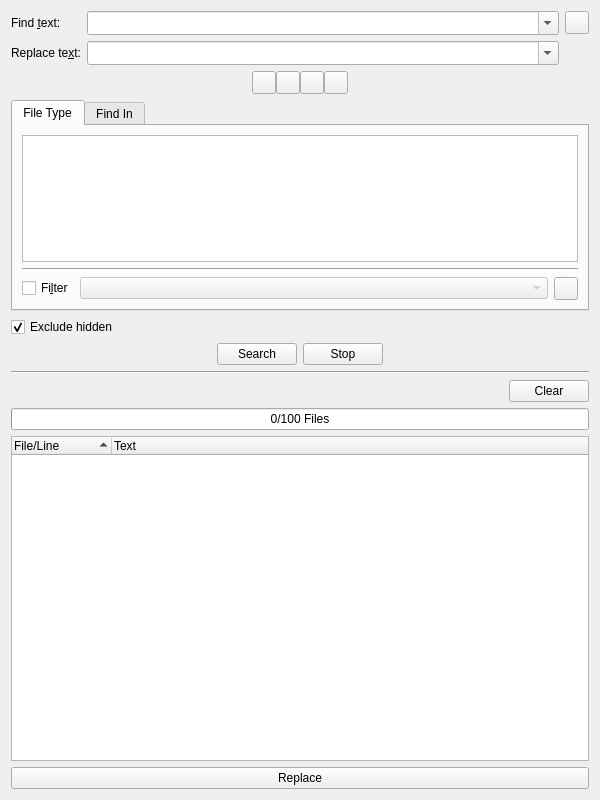
<?xml version="1.0" encoding="UTF-8"?>
<ui version="4.0">
 <class>FindFileWidget</class>
 <widget class="QWidget" name="FindFileWidget">
  <property name="geometry">
   <rect>
    <x>0</x>
    <y>0</y>
    <width>600</width>
    <height>800</height>
   </rect>
  </property>
  <layout class="QVBoxLayout" name="verticalLayout">
   <item>
    <layout class="QGridLayout" name="gridLayout_3">
     <item row="0" column="0">
      <widget class="QLabel" name="TextLabel1">
       <property name="text">
        <string>Find &amp;text:</string>
       </property>
       <property name="buddy">
        <cstring>findtextCombo</cstring>
       </property>
      </widget>
     </item>
     <item row="0" column="1">
      <widget class="QComboBox" name="findtextCombo">
       <property name="sizePolicy">
        <sizepolicy hsizetype="Expanding" vsizetype="Fixed">
         <horstretch>0</horstretch>
         <verstretch>0</verstretch>
        </sizepolicy>
       </property>
       <property name="toolTip">
        <string>Enter the search text or regular expression</string>
       </property>
       <property name="editable">
        <bool>true</bool>
       </property>
       <property name="insertPolicy">
        <enum>QComboBox::InsertAtTop</enum>
       </property>
       <property name="sizeAdjustPolicy">
        <enum>QComboBox::AdjustToMinimumContentsLengthWithIcon</enum>
       </property>
       <property name="duplicatesEnabled">
        <bool>false</bool>
       </property>
      </widget>
     </item>
     <item row="0" column="2">
      <widget class="QToolButton" name="modeToggleButton">
       <property name="toolTip">
        <string>Press to toggle the mode between find and replace mode</string>
       </property>
      </widget>
     </item>
     <item row="1" column="0">
      <widget class="QLabel" name="replaceLabel">
       <property name="text">
        <string>Replace te&amp;xt:</string>
       </property>
       <property name="buddy">
        <cstring>findtextCombo</cstring>
       </property>
      </widget>
     </item>
     <item row="1" column="1">
      <widget class="QComboBox" name="replacetextCombo">
       <property name="sizePolicy">
        <sizepolicy hsizetype="Expanding" vsizetype="Fixed">
         <horstretch>0</horstretch>
         <verstretch>0</verstretch>
        </sizepolicy>
       </property>
       <property name="toolTip">
        <string>Enter the replacement text or regular expression</string>
       </property>
       <property name="editable">
        <bool>true</bool>
       </property>
       <property name="insertPolicy">
        <enum>QComboBox::InsertAtTop</enum>
       </property>
       <property name="sizeAdjustPolicy">
        <enum>QComboBox::AdjustToMinimumContentsLengthWithIcon</enum>
       </property>
       <property name="duplicatesEnabled">
        <bool>false</bool>
       </property>
      </widget>
     </item>
    </layout>
   </item>
   <item>
    <layout class="QHBoxLayout" name="horizontalLayout_2">
     <property name="spacing">
      <number>0</number>
     </property>
     <item>
      <spacer name="horizontalSpacer_3">
       <property name="orientation">
        <enum>Qt::Horizontal</enum>
       </property>
       <property name="sizeHint" stdset="0">
        <size>
         <width>40</width>
         <height>20</height>
        </size>
       </property>
      </spacer>
     </item>
     <item>
      <widget class="QToolButton" name="caseToolButton">
       <property name="toolTip">
        <string>Select to match case sensitive</string>
       </property>
       <property name="checkable">
        <bool>true</bool>
       </property>
      </widget>
     </item>
     <item>
      <widget class="QToolButton" name="wordToolButton">
       <property name="toolTip">
        <string>Select to match whole words only</string>
       </property>
       <property name="checkable">
        <bool>true</bool>
       </property>
      </widget>
     </item>
     <item>
      <widget class="QToolButton" name="escapeToolButton">
       <property name="toolTip">
        <string>Select if the search or replace text contains escape codes</string>
       </property>
       <property name="checkable">
        <bool>true</bool>
       </property>
      </widget>
     </item>
     <item>
      <widget class="QToolButton" name="regexpToolButton">
       <property name="toolTip">
        <string>Select if the searchtext is a regular expression</string>
       </property>
       <property name="checkable">
        <bool>true</bool>
       </property>
      </widget>
     </item>
     <item>
      <spacer name="horizontalSpacer_4">
       <property name="orientation">
        <enum>Qt::Horizontal</enum>
       </property>
       <property name="sizeHint" stdset="0">
        <size>
         <width>40</width>
         <height>20</height>
        </size>
       </property>
      </spacer>
     </item>
    </layout>
   </item>
   <item>
    <widget class="QTabWidget" name="fileOptionsWidget">
     <property name="sizePolicy">
      <sizepolicy hsizetype="Expanding" vsizetype="Expanding">
       <horstretch>0</horstretch>
       <verstretch>1</verstretch>
      </sizepolicy>
     </property>
     <property name="currentIndex">
      <number>0</number>
     </property>
     <widget class="QWidget" name="fileTypeTab">
      <attribute name="title">
       <string>File Type</string>
      </attribute>
      <layout class="QVBoxLayout" name="verticalLayout_3">
       <item>
        <widget class="QListWidget" name="fileTypeList">
         <property name="minimumSize">
          <size>
           <width>0</width>
           <height>125</height>
          </size>
         </property>
         <property name="toolTip">
          <string>Select the file types to search in</string>
         </property>
         <property name="alternatingRowColors">
          <bool>true</bool>
         </property>
         <property name="selectionMode">
          <enum>QAbstractItemView::NoSelection</enum>
         </property>
         <property name="sortingEnabled">
          <bool>true</bool>
         </property>
        </widget>
       </item>
       <item>
        <widget class="Line" name="line">
         <property name="orientation">
          <enum>Qt::Horizontal</enum>
         </property>
        </widget>
       </item>
       <item>
        <layout class="QHBoxLayout" name="horizontalLayout">
         <item>
          <widget class="QCheckBox" name="filterCheckBox">
           <property name="toolTip">
            <string>Select to filter the files by a given filename pattern</string>
           </property>
           <property name="text">
            <string>Fi&amp;lter</string>
           </property>
          </widget>
         </item>
         <item>
          <widget class="QComboBox" name="filterComboBox">
           <property name="enabled">
            <bool>false</bool>
           </property>
           <property name="sizePolicy">
            <sizepolicy hsizetype="Expanding" vsizetype="Fixed">
             <horstretch>0</horstretch>
             <verstretch>0</verstretch>
            </sizepolicy>
           </property>
           <property name="toolTip">
            <string>Select the file filter to apply.</string>
           </property>
          </widget>
         </item>
         <item>
          <widget class="QToolButton" name="filtersConfigButton">
           <property name="toolTip">
            <string>Press to open a dialog to edit the list of defined filters.</string>
           </property>
          </widget>
         </item>
        </layout>
       </item>
      </layout>
     </widget>
     <widget class="QWidget" name="findInTab">
      <attribute name="title">
       <string>Find In</string>
      </attribute>
      <layout class="QVBoxLayout" name="verticalLayout_2">
       <item>
        <widget class="QRadioButton" name="projectButton">
         <property name="toolTip">
          <string>Search in files of the current project</string>
         </property>
         <property name="text">
          <string>&amp;Project</string>
         </property>
         <property name="checked">
          <bool>true</bool>
         </property>
        </widget>
       </item>
       <item>
        <widget class="QRadioButton" name="dirButton">
         <property name="toolTip">
          <string>Search in files of a directory tree to be entered below</string>
         </property>
         <property name="text">
          <string>&amp;Directory tree</string>
         </property>
        </widget>
       </item>
       <item>
        <widget class="EricComboPathPicker" name="dirPicker" native="true">
         <property name="enabled">
          <bool>false</bool>
         </property>
         <property name="sizePolicy">
          <sizepolicy hsizetype="Expanding" vsizetype="Preferred">
           <horstretch>0</horstretch>
           <verstretch>0</verstretch>
          </sizepolicy>
         </property>
         <property name="focusPolicy">
          <enum>Qt::WheelFocus</enum>
         </property>
         <property name="toolTip">
          <string>Enter the directory to search in</string>
         </property>
        </widget>
       </item>
       <item>
        <widget class="QRadioButton" name="openFilesButton">
         <property name="toolTip">
          <string>Search in open files only </string>
         </property>
         <property name="text">
          <string>&amp;Open files only</string>
         </property>
        </widget>
       </item>
       <item>
        <spacer name="verticalSpacer">
         <property name="orientation">
          <enum>Qt::Vertical</enum>
         </property>
         <property name="sizeHint" stdset="0">
          <size>
           <width>20</width>
           <height>20</height>
          </size>
         </property>
        </spacer>
       </item>
      </layout>
     </widget>
    </widget>
   </item>
   <item>
    <widget class="QCheckBox" name="excludeHiddenCheckBox">
     <property name="toolTip">
      <string>Select to exclude hidden files and directories when searching a directory tree.</string>
     </property>
     <property name="text">
      <string>Exclude hidden</string>
     </property>
     <property name="checked">
      <bool>true</bool>
     </property>
    </widget>
   </item>
   <item>
    <layout class="QHBoxLayout" name="horizontalLayout_3">
     <item>
      <spacer name="horizontalSpacer_2">
       <property name="orientation">
        <enum>Qt::Horizontal</enum>
       </property>
       <property name="sizeHint" stdset="0">
        <size>
         <width>40</width>
         <height>20</height>
        </size>
       </property>
      </spacer>
     </item>
     <item>
      <widget class="QPushButton" name="findButton">
       <property name="toolTip">
        <string>Press to start the search process</string>
       </property>
       <property name="text">
        <string>Search</string>
       </property>
      </widget>
     </item>
     <item>
      <widget class="QPushButton" name="stopButton">
       <property name="toolTip">
        <string>Press to stop the current search process</string>
       </property>
       <property name="text">
        <string>Stop</string>
       </property>
      </widget>
     </item>
     <item>
      <spacer name="horizontalSpacer">
       <property name="orientation">
        <enum>Qt::Horizontal</enum>
       </property>
       <property name="sizeHint" stdset="0">
        <size>
         <width>40</width>
         <height>20</height>
        </size>
       </property>
      </spacer>
     </item>
    </layout>
   </item>
   <item>
    <widget class="Line" name="line_2">
     <property name="orientation">
      <enum>Qt::Horizontal</enum>
     </property>
    </widget>
   </item>
   <item>
    <layout class="QHBoxLayout" name="horizontalLayout_4">
     <item>
      <widget class="EricSqueezeLabelPath" name="findProgressLabel">
       <property name="sizePolicy">
        <sizepolicy hsizetype="Expanding" vsizetype="Preferred">
         <horstretch>0</horstretch>
         <verstretch>0</verstretch>
        </sizepolicy>
       </property>
       <property name="text">
        <string/>
       </property>
      </widget>
     </item>
     <item>
      <widget class="QPushButton" name="clearButton">
       <property name="toolTip">
        <string>Press to clear the search results</string>
       </property>
       <property name="text">
        <string>Clear</string>
       </property>
      </widget>
     </item>
    </layout>
   </item>
   <item>
    <widget class="QProgressBar" name="findProgress">
     <property name="toolTip">
      <string>Shows the progress of the search action</string>
     </property>
     <property name="value">
      <number>0</number>
     </property>
     <property name="orientation">
      <enum>Qt::Horizontal</enum>
     </property>
     <property name="format">
      <string>%v/%m Files</string>
     </property>
    </widget>
   </item>
   <item>
    <widget class="QTreeWidget" name="findList">
     <property name="sizePolicy">
      <sizepolicy hsizetype="Expanding" vsizetype="Expanding">
       <horstretch>0</horstretch>
       <verstretch>5</verstretch>
      </sizepolicy>
     </property>
     <property name="alternatingRowColors">
      <bool>true</bool>
     </property>
     <property name="sortingEnabled">
      <bool>true</bool>
     </property>
     <property name="columnCount">
      <number>2</number>
     </property>
     <column>
      <property name="text">
       <string>File/Line</string>
      </property>
     </column>
     <column>
      <property name="text">
       <string>Text</string>
      </property>
     </column>
    </widget>
   </item>
   <item>
    <widget class="QPushButton" name="replaceButton">
     <property name="toolTip">
      <string>Press to apply the selected replacements</string>
     </property>
     <property name="text">
      <string>Replace</string>
     </property>
    </widget>
   </item>
  </layout>
 </widget>
 <customwidgets>
  <customwidget>
   <class>EricSqueezeLabelPath</class>
   <extends>QLabel</extends>
   <header>eric7/EricWidgets/EricSqueezeLabels.h</header>
  </customwidget>
  <customwidget>
   <class>EricComboPathPicker</class>
   <extends>QWidget</extends>
   <header>eric7/EricWidgets/EricPathPicker.h</header>
   <container>1</container>
  </customwidget>
 </customwidgets>
 <tabstops>
  <tabstop>findtextCombo</tabstop>
  <tabstop>modeToggleButton</tabstop>
  <tabstop>replacetextCombo</tabstop>
  <tabstop>caseToolButton</tabstop>
  <tabstop>wordToolButton</tabstop>
  <tabstop>escapeToolButton</tabstop>
  <tabstop>regexpToolButton</tabstop>
  <tabstop>fileOptionsWidget</tabstop>
  <tabstop>fileTypeList</tabstop>
  <tabstop>filterCheckBox</tabstop>
  <tabstop>filterComboBox</tabstop>
  <tabstop>filtersConfigButton</tabstop>
  <tabstop>projectButton</tabstop>
  <tabstop>dirButton</tabstop>
  <tabstop>dirPicker</tabstop>
  <tabstop>openFilesButton</tabstop>
  <tabstop>excludeHiddenCheckBox</tabstop>
  <tabstop>findButton</tabstop>
  <tabstop>stopButton</tabstop>
  <tabstop>clearButton</tabstop>
  <tabstop>findList</tabstop>
  <tabstop>replaceButton</tabstop>
 </tabstops>
 <resources/>
 <connections>
  <connection>
   <sender>dirButton</sender>
   <signal>toggled(bool)</signal>
   <receiver>dirPicker</receiver>
   <slot>setEnabled(bool)</slot>
   <hints>
    <hint type="sourcelabel">
     <x>92</x>
     <y>185</y>
    </hint>
    <hint type="destinationlabel">
     <x>101</x>
     <y>209</y>
    </hint>
   </hints>
  </connection>
  <connection>
   <sender>filterCheckBox</sender>
   <signal>toggled(bool)</signal>
   <receiver>filterComboBox</receiver>
   <slot>setEnabled(bool)</slot>
   <hints>
    <hint type="sourcelabel">
     <x>35</x>
     <y>299</y>
    </hint>
    <hint type="destinationlabel">
     <x>111</x>
     <y>298</y>
    </hint>
   </hints>
  </connection>
 </connections>
</ui>
